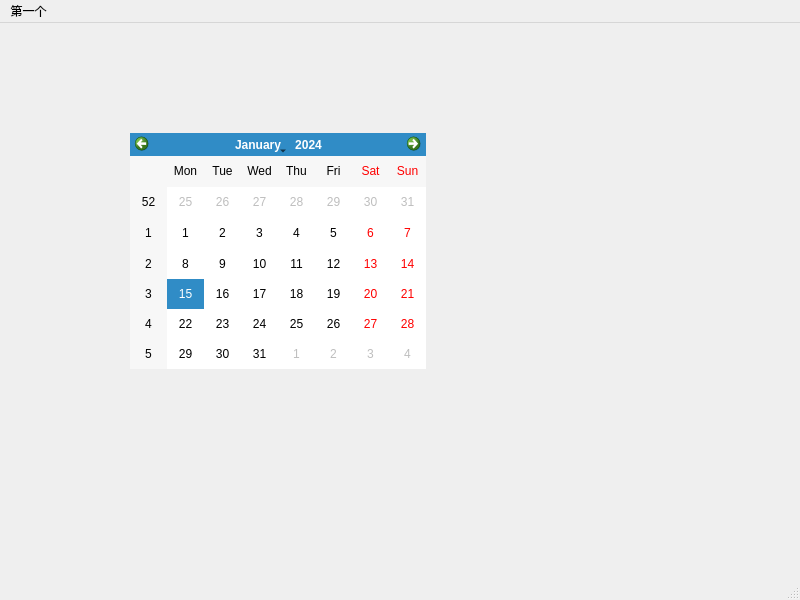
<?xml version="1.0" encoding="UTF-8"?>
<ui version="4.0">
 <class>MainWindow</class>
 <widget class="QMainWindow" name="MainWindow">
  <property name="geometry">
   <rect>
    <x>0</x>
    <y>0</y>
    <width>800</width>
    <height>600</height>
   </rect>
  </property>
  <property name="windowTitle">
   <string>MainWindow</string>
  </property>
  <widget class="QWidget" name="centralwidget">
   <widget class="QCalendarWidget" name="calendarWidget">
    <property name="geometry">
     <rect>
      <x>130</x>
      <y>110</y>
      <width>296</width>
      <height>236</height>
     </rect>
    </property>
   </widget>
  </widget>
  <widget class="QMenuBar" name="menubar">
   <property name="geometry">
    <rect>
     <x>0</x>
     <y>0</y>
     <width>800</width>
     <height>26</height>
    </rect>
   </property>
   <widget class="QMenu" name="menu">
    <property name="title">
     <string>第一个</string>
    </property>
   </widget>
   <addaction name="menu"/>
  </widget>
  <widget class="QStatusBar" name="statusbar"/>
 </widget>
 <resources/>
 <connections/>
</ui>
